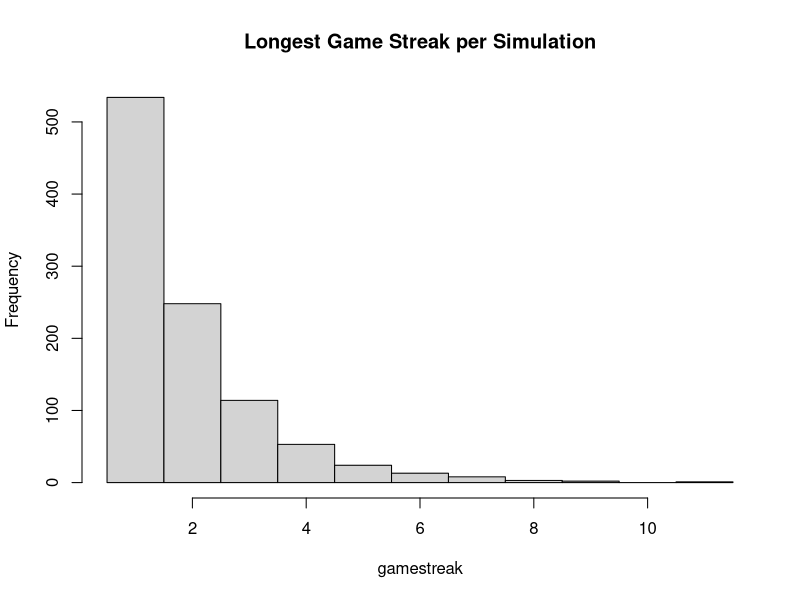
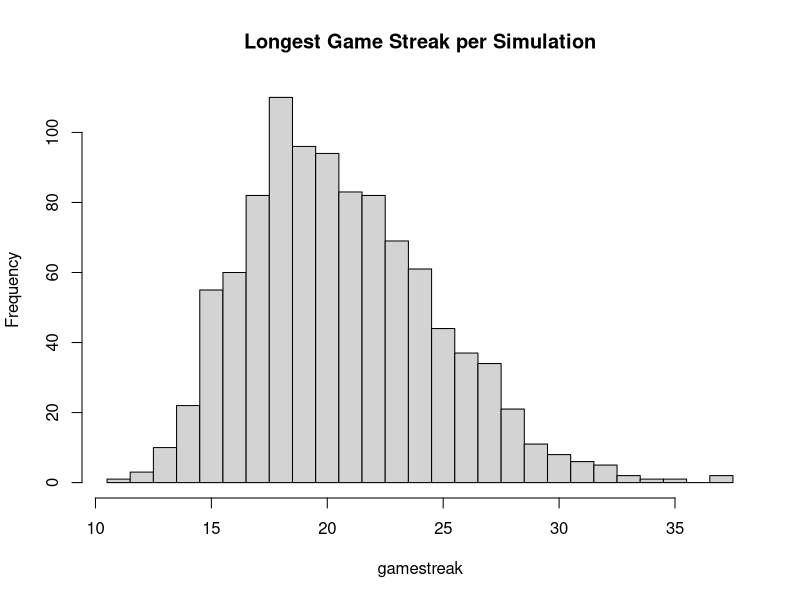
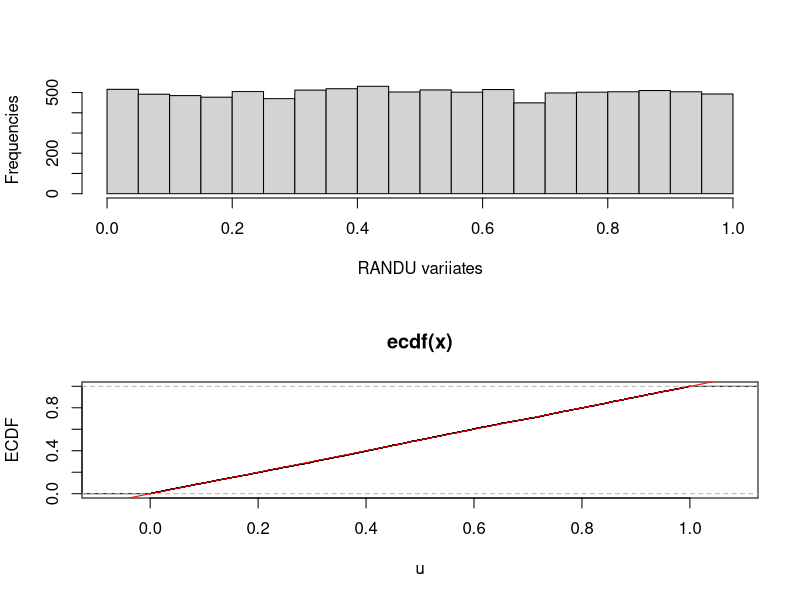
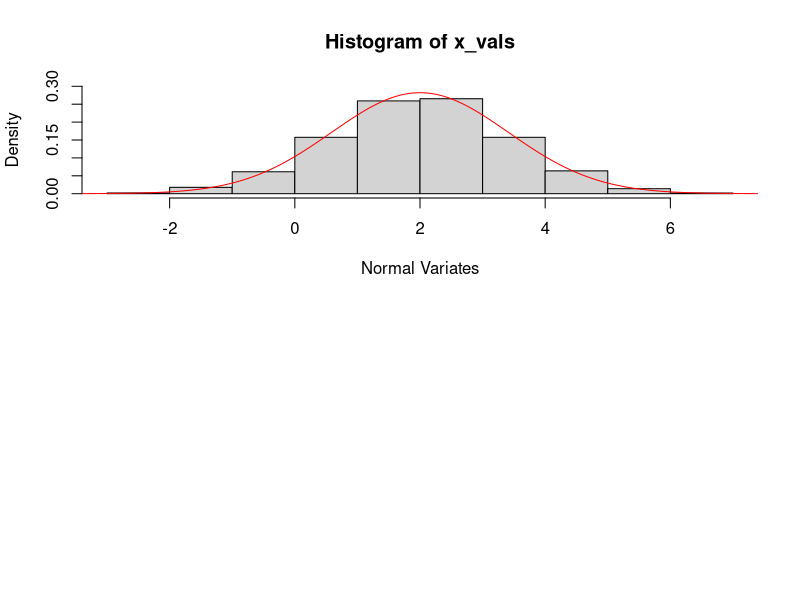

R code for these plots, in order:
# APPENDIX
# Jan Domingo
# May 16, 2019
# Final: Lab Take-home

# ------------------------------------------------------------------------------------------------------------- 

#1
#(a) What was the longest game streak until a loss?
p = 20/38 
n = 1000 #Amount of simulations
gamestreak = vector()
longestStreak = 0

for (i in 1:n) {
  streak = 0
  lose = 0
  while (lose == 0)
  {
    u = runif(1)  #runif(1) generates a random number between 0 and 1
    if (u < p)  #If the random number is less than the probability of winning
      lose = 1  #Stops the simulation if lose = 1
    streak = streak + 1
    if (streak > longestStreak)
      longestStreak = streak
  }
  streak  #Returns the amount of plays until lose
  longestStreak #Returns the longest streak in the simulation
  
  gamestreak = c(gamestreak, streak)
}

#(b) Plot the histogram of game streak lengths
hist(gamestreak, br=seq(min(gamestreak)-.5, max(gamestreak)+.5), main = "Longest Game Streak per Simulation")

#(c) Average of the game streaks
mean(gamestreak)

#(d) Variance of the game streaks
var(gamestreak)

#-------------------------------------------------------------------------------------------------------------

#2 
#(a) What was the longest game streak until 10 black or green spins?
p = 20/38
n = 1000
gamestreak = vector()
longestStreak = 0

for (i in 1:n) {
  streak = 0
  lose = 0
  while (lose <= 10) #This line is different from #1a. Only stops simulation when lose reaches 10
  {
    u = runif(1)  #Generates a random number between 0 and 1
    if (u < p)    #If the random number is less than the proabability of winning
      lose = lose + 1 #Then increase the lose count
    streak = streak + 1
    if (streak > longestStreak)
      longestStreak = streak
  }
  streak #Returns the longest streak until 10 black or green spins
  longestStreak #Returns the longest streak in the simulation
  gamestreak = c(gamestreak, streak)
}

#(b) Plot a histogram of the game streak lengths
hist(gamestreak, br=seq(min(gamestreak)-.5, max(gamestreak)+.5), main = "Longest Game Streak per Simulation")

#(c) Average of the game streaks
mean(gamestreak)

#(d) Variance of the game streaks
var(gamestreak)

#-------------------------------------------------------------------------------------------------------------

#3
n = 10000 #number of variates
x = 1     #seed value

for (i in 1:n) {
  x = c(x, ((31425*x[i])+100)%%(2^29)) #Linear Congruential Method except with custom a(31425), b(100), and m(2^29) values
}

x = x[2:(n+1)]  #Disregards seed value, keeps the other 10000 from for loop
x

u = x/(2^29)  #Transfrom uniform variates between 0 and 1

#(a) Plot a histogram of your variates
par(mfrow = c(2,1)) #2 rows, 1 column for the graph matrix
hist(u, main ="", xlab="RANDU variiates", ylab="Frequencies") #Histogram of the n RANDU variates


#(b) Draw the empirical CDF of oyur variates against the true CDF of a uniform distribution
plot.ecdf(u, verticals = TRUE, do.p = FALSE, xlab = "u", ylab = "ECDF")
abline(0,1, col="red")

#(c)
ks.test(u, "punif", 0, 1) #Komolgorov-smirnov test of RANDU variates against U(0,1)

#-------------------------------------------------------------------------------------------------------------

#4

x1_v = vector()
x2_v = vector()
n = 1000
x_vals = vector()
m = 2 #mean
v = 2 #variance
s = sqrt(v) #standard deviation

#The following i, ii, and iii are the steps for the Box-Muller Method
#i Generates two uniform variates
for (i in 1:n) {
  u1 = runif(1)
  u2 = runif(2)

#ii Convert Variates to z scores
z1 = sqrt(-2*log(u1))*cos(2*pi*u2)
z2 = sqrt(-2*log(u1))*sin(2*pi*u2) 

#iii Inverse normal transformation to x variates
x1 = s * z1 + m
x2 = s * z2 + m

x1_v = c(x1_v, x1)
x2_v = c(x2_v, x2)
}

x_vals = c(x1_v, x2_v)

#(a) The mean, variance, and median of the combined variates of x1_v and x2_v
mean(x_vals)
var(x_vals)
median(x_vals)

#(b) Histogram of these combined variates and an overly with the true density
x <- seq(-4, 8, by=0.001) #Generate a sequence of numbers from -4 to 8
y <- dnorm(x, m, s) #Normalize the values with mean=2 and pop sd=sqrt(2)
hist(x_vals, freq = FALSE, xlab="Normal Variates", ylim=c(0,0.30))	#Creates histogram with density values
lines(x,y,col = "red") #Overlay the true density curve over the graph

#(c) Calculating the empirical rule probabilities
i = 1
length(x_vals[(m-i*s) <= x_vals & x_vals <= (m+i*s)]) / length(x_vals)
i = 2
length(x_vals[(m-i*s) <= x_vals & x_vals <= (m+i*s)]) / length(x_vals)
i = 3
length(x_vals[(m-i*s) <= x_vals & x_vals <= (m+i*s)]) / length(x_vals)

